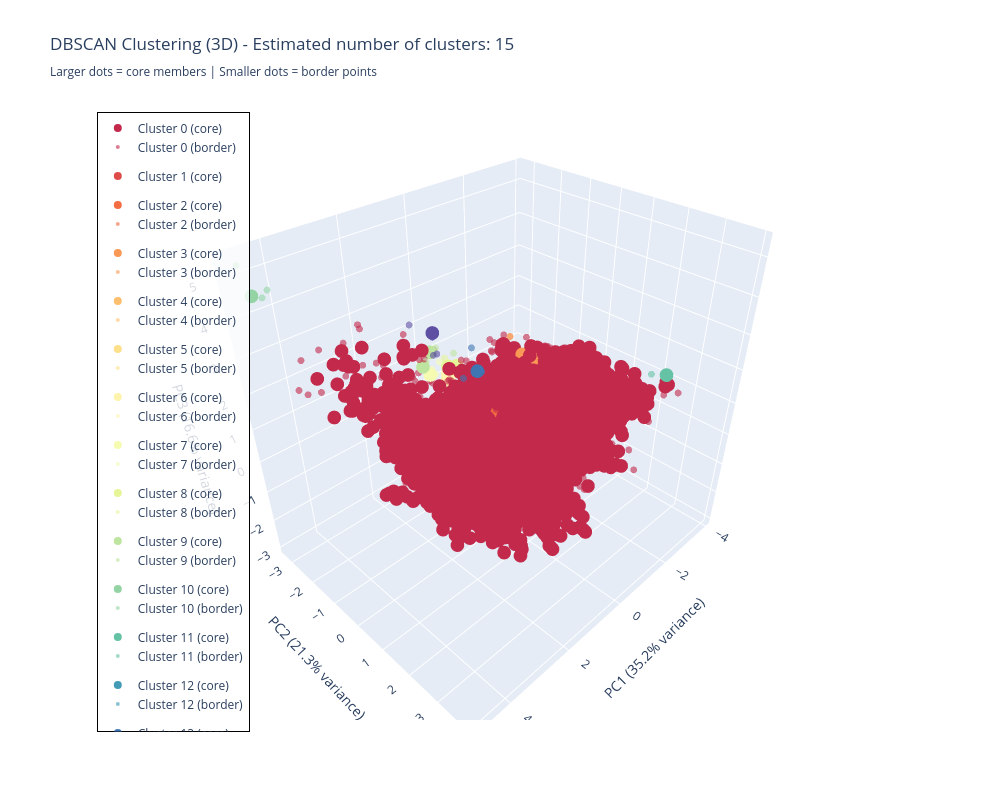

Notebook code for this chart:
### Code cell
#Apply PCA to reduce to 3 dimensions for interactive visualization with Plotly
from sklearn.decomposition import PCA
import plotly.graph_objects as go

pca = PCA(n_components=3)
df_pca = pca.fit_transform(df_scaled)
df_pca = pd.DataFrame(df_pca, columns=['PC1', 'PC2', 'PC3'])

# Create traces for each cluster
fig = go.Figure()

unique_labels = set(labels)
colors_hex = [f'rgb{tuple([int(c*255) for c in plt.cm.Spectral(each)[:3]])}' 
              for each in np.linspace(0, 1, len(unique_labels))]

# Create a mapping of clusters to colors for legend
cluster_color_map = {}
for k, col_hex in zip(sorted(unique_labels), colors_hex):
    cluster_color_map[k] = col_hex

for k, col_hex in zip(sorted(unique_labels), colors_hex):
    if k == -1:
        continue  # Skip noise points for clarity
    class_member_mask = (labels == k)
    xy = df_pca[class_member_mask]
    
    # Get material indices for this cluster
    material_indices = df_slme[class_member_mask].index
    material_info = [f"Material ID: {idx}" for idx in material_indices]
    
    # Separate core and non-core points
    is_core = core_samples_mask[class_member_mask]
    
    # Plot core samples
    core_points = xy[is_core]
    core_materials = [material_info[i] for i, is_c in enumerate(is_core) if is_c]
    
    if len(core_points) > 0:
        fig.add_trace(go.Scatter3d(
            x=core_points['PC1'], y=core_points['PC2'], z=core_points['PC3'],
            mode='markers',
            name=f'Cluster {k} (core)',
            marker=dict(size=8, color=col_hex, opacity=1.0),
            text=core_materials,
            hovertemplate=f'<b>Cluster {k} (Core)</b><br>%{{text}}<br>PC1: %{{x:.3f}}<br>PC2: %{{y:.3f}}<br>PC3: %{{z:.3f}}<extra></extra>',
            legendgroup=f'cluster_{k}',
            showlegend=True
        ))
    
    # Plot non-core samples
    non_core_points = xy[~is_core]
    non_core_materials = [material_info[i] for i, is_nc in enumerate(is_core) if not is_nc]
    
    if len(non_core_points) > 0:
        fig.add_trace(go.Scatter3d(
            x=non_core_points['PC1'], y=non_core_points['PC2'], z=non_core_points['PC3'],
            mode='markers',
            name=f'Cluster {k} (border)',
            marker=dict(size=4, color=col_hex, opacity=0.6),
            text=non_core_materials,
            hovertemplate=f'<b>Cluster {k} (Border)</b><br>%{{text}}<br>PC1: %{{x:.3f}}<br>PC2: %{{y:.3f}}<br>PC3: %{{z:.3f}}<extra></extra>',
            legendgroup=f'cluster_{k}',
            showlegend=True
        ))

n_clusters_ = len(set(labels)) - (1 if -1 in labels else 0)
fig.update_layout(
    title=f'DBSCAN Clustering (3D) - Estimated number of clusters: {n_clusters_}<br><sub>Larger dots = core members | Smaller dots = border points</sub>',
    scene=dict(
        xaxis_title=f'PC1 ({pca.explained_variance_ratio_[0]*100:.1f}% variance)',
        yaxis_title=f'PC2 ({pca.explained_variance_ratio_[1]*100:.1f}% variance)',
        zaxis_title=f'PC3 ({pca.explained_variance_ratio_[2]*100:.1f}% variance)'
    ),
    width=1000,
    height=800,
    hovermode='closest',
    showlegend=True,
    legend=dict(
        x=0.02,
        y=0.98,
        bgcolor='rgba(255, 255, 255, 0.8)',
        bordercolor='Black',
        borderwidth=1
    )
)
fig.show()

# Print label explanation
print("=" * 60)
print("DBSCAN Label Explanation:")
print("=" * 60)
print(f"Each point in the plot has a cluster label:")
print(f"  • Labels 0, 1, 2, ... = Cluster membership numbers")
print(f"  • Label -1 = Noise points (outliers not assigned to any cluster)")
print(f"\nPoint Types:")
print(f"  • Core members (larger dots): Points at the center of clusters")
print(f"  • Border points (smaller dots): Points on the edges of clusters")
print(f"\nCurrent Clustering Results:")
print(f"  • Number of clusters found: {n_clusters_}")
print(f"  • Number of noise points: {sum(labels == -1)}")
print(f"  • Total materials analyzed: {len(labels)}")
print("=" * 60)

### Figure 1 — Plotly figure (JSON) as saved in the notebook; plotly's stock layout.template omitted (floating-point values rounded to 4 significant figures; data arrays with more than 128 entries replaced by an {"elided": "..."} marker saying what was removed)
{"data": [{"hovertemplate": "<b>Cluster 0 (Core)</b><br>%{text}<br>PC1: %{x:.3f}<br>PC2: %{y:.3f}<br>PC3: %{z:.3f}<extra></extra>", "legendgroup": "cluster_0", "marker": {"color": "rgb(194, 41, 74)", "opacity": 1, "size": 8}, "mode": "markers", "name": "Cluster 0 (core)", "showlegend": true, "text": {"elided": "8665 str values"}, "type": "scatter3d", "x": {"elided": "8665 float values"}, "y": {"elided": "8665 float values"}, "z": {"elided": "8665 float values"}}, {"hovertemplate": "<b>Cluster 0 (Border)</b><br>%{text}<br>PC1: %{x:.3f}<br>PC2: %{y:.3f}<br>PC3: %{z:.3f}<extra></extra>", "legendgroup": "cluster_0", "marker": {"color": "rgb(194, 41, 74)", "opacity": 0.6, "size": 4}, "mode": "markers", "name": "Cluster 0 (border)", "showlegend": true, "text": {"elided": "363 str values"}, "type": "scatter3d", "x": {"elided": "363 float values"}, "y": {"elided": "363 float values"}, "z": {"elided": "363 float values"}}, {"hovertemplate": "<b>Cluster 1 (Core)</b><br>%{text}<br>PC1: %{x:.3f}<br>PC2: %{y:.3f}<br>PC3: %{z:.3f}<extra></extra>", "legendgroup": "cluster_1", "marker": {"color": "rgb(223, 77, 75)", "opacity": 1, "size": 8}, "mode": "markers", "name": "Cluster 1 (core)", "showlegend": true, "text": ["Material ID: 45", "Material ID: 17825", "Material ID: 19949", "Material ID: 20257", "Material ID: 34410", "Material ID: 34453", "Material ID: 34551", "Material ID: 35404", "Material ID: 36152", "Material ID: 36185", "Material ID: 36227", "Material ID: 36254", "Material ID: 44169", "Material ID: 45622"], "type": "scatter3d", "x": [1.426, 1.28, 1.449, 1.332, 1.426, 1.426, 1.009, 1.017, 0.9115, 0.8628, 1.435, 1.426, 0.9608, 1.378], "y": [-1.734, -1.812, -1.839, -1.766, -1.734, -1.735, -2.18, -2.198, -2.228, -2.255, -1.762, -1.734, -2.203, -1.759], "z": [-1.304, -1.479, -1.372, -1.411, -1.304, -1.304, -1.184, -1.187, -1.301, -1.359, -1.308, -1.304, -1.242, -1.362]}, {"hovertemplate": "<b>Cluster 2 (Core)</b><br>%{text}<br>PC1: %{x:.3f}<br>PC2: %{y:.3f}<br>PC3: %{z:.3f}<extra></extra>", "legendgroup": "cluster_2", "marker": {"color": "rgb(244, 109, 67)", "opacity": 1, "size": 8}, "mode": "markers", "name": "Cluster 2 (core)", "showlegend": true, "text": ["Material ID: 201", "Material ID: 15368", "Material ID: 22360", "Material ID: 30942", "Material ID: 34904", "Material ID: 35212", "Material ID: 38620", "Material ID: 38867", "Material ID: 43847", "Material ID: 63458"], "type": "scatter3d", "x": [0.3513, 0.2073, 0.3222, 0.3823, 0.3222, 0.4203, 0.4126, 0.3513, 0.4126, 0.4014], "y": [-0.07423, -0.2145, -0.1196, -0.07206, -0.1196, -0.04157, -0.05729, -0.07423, -0.05729, -0.1109], "z": [0.8219, 0.8307, 0.9494, 0.9441, 0.9494, 0.94, 0.941, 0.8219, 0.941, 0.9371]}, {"hovertemplate": "<b>Cluster 2 (Border)</b><br>%{text}<br>PC1: %{x:.3f}<br>PC2: %{y:.3f}<br>PC3: %{z:.3f}<extra></extra>", "legendgroup": "cluster_2", "marker": {"color": "rgb(244, 109, 67)", "opacity": 0.6, "size": 4}, "mode": "markers", "name": "Cluster 2 (border)", "showlegend": true, "text": ["Material ID: 34557"], "type": "scatter3d", "x": [0.3978], "y": [-0.2353], "z": [0.3825]}, {"hovertemplate": "<b>Cluster 3 (Core)</b><br>%{text}<br>PC1: %{x:.3f}<br>PC2: %{y:.3f}<br>PC3: %{z:.3f}<extra></extra>", "legendgroup": "cluster_3", "marker": {"color": "rgb(250, 152, 86)", "opacity": 1, "size": 8}, "mode": "markers", "name": "Cluster 3 (core)", "showlegend": true, "text": ["Material ID: 2802", "Material ID: 3115", "Material ID: 3277", "Material ID: 3663", "Material ID: 4089", "Material ID: 4767", "Material ID: 5482", "Material ID: 5558", "Material ID: 6721", "Material ID: 6827", "Material ID: 6925", "Material ID: 23076", "Material ID: 24993", "Material ID: 27371", "Material ID: 29555", "Material ID: 30643", "Material ID: 35167", "Material ID: 39425", "Material ID: 41344", "Material ID: 62856", "Material ID: 62914"], "type": "scatter3d", "x": [-1.523, -1.53, -1.533, -1.53, -1.53, -1.303, -1.407, -1.53, -1.38, -1.283, -1.523, -1.532, -1.41, -1.636, -1.636, -1.303, -1.281, -1.213, -1.53, -1.657, -1.362], "y": [-0.7711, -0.7747, -0.7739, -0.7747, -0.7747, -0.6135, -0.6986, -0.7747, -0.6772, -0.6777, -0.7705, -0.8508, -0.4053, -0.6252, -0.6254, -0.6132, -0.6752, -0.5657, -0.7752, -0.617, -0.6411], "z": [1.179, 1.179, 1.179, 1.179, 1.179, 1.167, 1.293, 1.179, 1.29, 1.199, 1.179, 1.449, 1.449, 1.408, 1.408, 1.168, 1.198, 1.287, 1.179, 1.387, 1.275]}, {"hovertemplate": "<b>Cluster 3 (Border)</b><br>%{text}<br>PC1: %{x:.3f}<br>PC2: %{y:.3f}<br>PC3: %{z:.3f}<extra></extra>", "legendgroup": "cluster_3", "marker": {"color": "rgb(250, 152, 86)", "opacity": 0.6, "size": 4}, "mode": "markers", "name": "Cluster 3 (border)", "showlegend": true, "text": ["Material ID: 11470", "Material ID: 25146"], "type": "scatter3d", "x": [-1.531, -1.531], "y": [-1.313, -1.313], "z": [1.818, 1.818]}, {"hovertemplate": "<b>Cluster 4 (Core)</b><br>%{text}<br>PC1: %{x:.3f}<br>PC2: %{y:.3f}<br>PC3: %{z:.3f}<extra></extra>", "legendgroup": "cluster_4", "marker": {"color": "rgb(253, 190, 110)", "opacity": 1, "size": 8}, "mode": "markers", "name": "Cluster 4 (core)", "showlegend": true, "text": ["Material ID: 3024", "Material ID: 23505", "Material ID: 23730", "Material ID: 34222", "Material ID: 35235", "Material ID: 46773"], "type": "scatter3d", "x": [-0.6162, 0.0366, -0.5668, -0.1797, 0.0366, -0.5668], "y": [-0.5512, -0.4931, -0.4279, -0.3552, -0.4931, -0.4279], "z": [0.5655, 0.2959, 0.853, 0.7512, 0.2959, 0.853]}, {"hovertemplate": "<b>Cluster 4 (Border)</b><br>%{text}<br>PC1: %{x:.3f}<br>PC2: %{y:.3f}<br>PC3: %{z:.3f}<extra></extra>", "legendgroup": "cluster_4", "marker": {"color": "rgb(253, 190, 110)", "opacity": 0.6, "size": 4}, "mode": "markers", "name": "Cluster 4 (border)", "showlegend": true, "text": ["Material ID: 32376", "Material ID: 34295", "Material ID: 36280", "Material ID: 43741", "Material ID: 46362"], "type": "scatter3d", "x": [-0.6821, -1.088, -0.6821, -0.0863, -1.158], "y": [-0.5108, -0.7692, -0.5108, -0.8703, -0.7981], "z": [0.9986, 0.6539, 0.9986, 0.3118, 0.5356]}, {"hovertemplate": "<b>Cluster 5 (Core)</b><br>%{text}<br>PC1: %{x:.3f}<br>PC2: %{y:.3f}<br>PC3: %{z:.3f}<extra></extra>", "legendgroup": "cluster_5", "marker": {"color": "rgb(254, 224, 139)", "opacity": 1, "size": 8}, "mode": "markers", "name": "Cluster 5 (core)", "showlegend": true, "text": ["Material ID: 3066", "Material ID: 43716"], "type": "scatter3d", "x": [-0.8494, -0.9595], "y": [-1.325, -1.284], "z": [-1.351, -1.343]}, {"hovertemplate": "<b>Cluster 5 (Border)</b><br>%{text}<br>PC1: %{x:.3f}<br>PC2: %{y:.3f}<br>PC3: %{z:.3f}<extra></extra>", "legendgroup": "cluster_5", "marker": {"color": "rgb(254, 224, 139)", "opacity": 0.6, "size": 4}, "mode": "markers", "name": "Cluster 5 (border)", "showlegend": true, "text": ["Material ID: 2271", "Material ID: 4697", "Material ID: 5347"], "type": "scatter3d", "x": [-1.389, -0.725, -0.725], "y": [-1.533, -1.154, -1.154], "z": [-1.16, -1.04, -1.04]}, {"hovertemplate": "<b>Cluster 6 (Core)</b><br>%{text}<br>PC1: %{x:.3f}<br>PC2: %{y:.3f}<br>PC3: %{z:.3f}<extra></extra>", "legendgroup": "cluster_6", "marker": {"color": "rgb(254, 244, 173)", "opacity": 1, "size": 8}, "mode": "markers", "name": "Cluster 6 (core)", "showlegend": true, "text": ["Material ID: 6706", "Material ID: 28070", "Material ID: 33513", "Material ID: 34842", "Material ID: 35103", "Material ID: 35126", "Material ID: 35154", "Material ID: 36353"], "type": "scatter3d", "x": [-0.9058, -0.8012, -0.9226, -0.9226, -1.027, -0.9194, -0.8981, -0.8707], "y": [-3.217, -3.145, -3.251, -3.251, -3.305, -3.247, -3.21, -3.209], "z": [-0.06501, -0.07583, 0.0618, 0.0618, -0.05392, 0.0619, -0.06567, 0.05741]}, {"hovertemplate": "<b>Cluster 6 (Border)</b><br>%{text}<br>PC1: %{x:.3f}<br>PC2: %{y:.3f}<br>PC3: %{z:.3f}<extra></extra>", "legendgroup": "cluster_6", "marker": {"color": "rgb(254, 244, 173)", "opacity": 0.6, "size": 4}, "mode": "markers", "name": "Cluster 6 (border)", "showlegend": true, "text": ["Material ID: 20112"], "type": "scatter3d", "x": [-1.14], "y": [-2.76], "z": [0.172]}, {"hovertemplate": "<b>Cluster 7 (Core)</b><br>%{text}<br>PC1: %{x:.3f}<br>PC2: %{y:.3f}<br>PC3: %{z:.3f}<extra></extra>", "legendgroup": "cluster_7", "marker": {"color": "rgb(246, 251, 178)", "opacity": 1, "size": 8}, "mode": "markers", "name": "Cluster 7 (core)", "showlegend": true, "text": ["Material ID: 20062"], "type": "scatter3d", "x": [0.9266], "y": [-1.789], "z": [1.479]}, {"hovertemplate": "<b>Cluster 7 (Border)</b><br>%{text}<br>PC1: %{x:.3f}<br>PC2: %{y:.3f}<br>PC3: %{z:.3f}<extra></extra>", "legendgroup": "cluster_7", "marker": {"color": "rgb(246, 251, 178)", "opacity": 0.6, "size": 4}, "mode": "markers", "name": "Cluster 7 (border)", "showlegend": true, "text": ["Material ID: 35570", "Material ID: 37710", "Material ID: 45645"], "type": "scatter3d", "x": [0.6035, 0.7297, 0.6223], "y": [-2.101, -1.8, -1.769], "z": [1.369, 1.401, 1.747]}, {"hovertemplate": "<b>Cluster 8 (Core)</b><br>%{text}<br>PC1: %{x:.3f}<br>PC2: %{y:.3f}<br>PC3: %{z:.3f}<extra></extra>", "legendgroup": "cluster_8", "marker": {"color": "rgb(230, 245, 152)", "opacity": 1, "size": 8}, "mode": "markers", "name": "Cluster 8 (core)", "showlegend": true, "text": ["Material ID: 22251", "Material ID: 37294", "Material ID: 37331"], "type": "scatter3d", "x": [-0.4519, -0.01035, -0.4288], "y": [-2.314, -2.183, -2.295], "z": [0.924, 1.161, 0.919]}, {"hovertemplate": "<b>Cluster 8 (Border)</b><br>%{text}<br>PC1: %{x:.3f}<br>PC2: %{y:.3f}<br>PC3: %{z:.3f}<extra></extra>", "legendgroup": "cluster_8", "marker": {"color": "rgb(230, 245, 152)", "opacity": 0.6, "size": 4}, "mode": "markers", "name": "Cluster 8 (border)", "showlegend": true, "text": ["Material ID: 6610", "Material ID: 37471"], "type": "scatter3d", "x": [-0.1704, -0.1656], "y": [-1.957, -2.486], "z": [1.11, 1.216]}, {"hovertemplate": "<b>Cluster 9 (Core)</b><br>%{text}<br>PC1: %{x:.3f}<br>PC2: %{y:.3f}<br>PC3: %{z:.3f}<extra></extra>", "legendgroup": "cluster_9", "marker": {"color": "rgb(190, 229, 160)", "opacity": 1, "size": 8}, "mode": "markers", "name": "Cluster 9 (core)", "showlegend": true, "text": ["Material ID: 23817", "Material ID: 52007"], "type": "scatter3d", "x": [0.7328, 1.248], "y": [-1.979, -1.659], "z": [1.996, 1.925]}, {"hovertemplate": "<b>Cluster 9 (Border)</b><br>%{text}<br>PC1: %{x:.3f}<br>PC2: %{y:.3f}<br>PC3: %{z:.3f}<extra></extra>", "legendgroup": "cluster_9", "marker": {"color": "rgb(190, 229, 160)", "opacity": 0.6, "size": 4}, "mode": "markers", "name": "Cluster 9 (border)", "showlegend": true, "text": ["Material ID: 23310", "Material ID: 24452", "Material ID: 38506", "Material ID: 39850", "Material ID: 50039"], "type": "scatter3d", "x": [0.3734, 1.282, 0.7899, 1.24, 0.669], "y": [-1.472, -1.073, -2.099, -1.722, -1.825], "z": [2.03, 1.618, 1.684, 1.97, 2.163]}, {"hovertemplate": "<b>Cluster 10 (Core)</b><br>%{text}<br>PC1: %{x:.3f}<br>PC2: %{y:.3f}<br>PC3: %{z:.3f}<extra></extra>", "legendgroup": "cluster_10", "marker": {"color": "rgb(148, 212, 164)", "opacity": 1, "size": 8}, "mode": "markers", "name": "Cluster 10 (core)", "showlegend": true, "text": ["Material ID: 29122"], "type": "scatter3d", "x": [4.862], "y": [-2.653], "z": [4.815]}, {"hovertemplate": "<b>Cluster 10 (Border)</b><br>%{text}<br>PC1: %{x:.3f}<br>PC2: %{y:.3f}<br>PC3: %{z:.3f}<extra></extra>", "legendgroup": "cluster_10", "marker": {"color": "rgb(148, 212, 164)", "opacity": 0.6, "size": 4}, "mode": "markers", "name": "Cluster 10 (border)", "showlegend": true, "text": ["Material ID: 22520", "Material ID: 22980", "Material ID: 23528", "Material ID: 29499"], "type": "scatter3d", "x": [4.459, 4.814, 4.814, 4.614], "y": [-2.718, -3.17, -3.17, -2.7], "z": [4.793, 5.322, 5.322, 4.671]}, {"hovertemplate": "<b>Cluster 11 (Core)</b><br>%{text}<br>PC1: %{x:.3f}<br>PC2: %{y:.3f}<br>PC3: %{z:.3f}<extra></extra>", "legendgroup": "cluster_11", "marker": {"color": "rgb(102, 194, 165)", "opacity": 1, "size": 8}, "mode": "markers", "name": "Cluster 11 (core)", "showlegend": true, "text": ["Material ID: 30933"], "type": "scatter3d", "x": [-2.869], "y": [2.833], "z": [1.846]}, {"hovertemplate": "<b>Cluster 11 (Border)</b><br>%{text}<br>PC1: %{x:.3f}<br>PC2: %{y:.3f}<br>PC3: %{z:.3f}<extra></extra>", "legendgroup": "cluster_11", "marker": {"color": "rgb(102, 194, 165)", "opacity": 0.6, "size": 4}, "mode": "markers", "name": "Cluster 11 (border)", "showlegend": true, "text": ["Material ID: 20536", "Material ID: 28068", "Material ID: 29656", "Material ID: 54157"], "type": "scatter3d", "x": [-2.906, -2.464, -2.691, -2.336], "y": [2.736, 3.127, 2.513, 3.137], "z": [1.824, 2.098, 1.807, 2.23]}, {"hovertemplate": "<b>Cluster 12 (Core)</b><br>%{text}<br>PC1: %{x:.3f}<br>PC2: %{y:.3f}<br>PC3: %{z:.3f}<extra></extra>", "legendgroup": "cluster_12", "marker": {"color": "rgb(67, 155, 181)", "opacity": 1, "size": 8}, "mode": "markers", "name": "Cluster 12 (core)", "showlegend": true, "text": ["Material ID: 34428"], "type": "scatter3d", "x": [-1.24], "y": [-0.8377], "z": [0.4181]}, {"hovertemplate": "<b>Cluster 12 (Border)</b><br>%{text}<br>PC1: %{x:.3f}<br>PC2: %{y:.3f}<br>PC3: %{z:.3f}<extra></extra>", "legendgroup": "cluster_12", "marker": {"color": "rgb(67, 155, 181)", "opacity": 0.6, "size": 4}, "mode": "markers", "name": "Cluster 12 (border)", "showlegend": true, "text": ["Material ID: 34714", "Material ID: 73120"], "type": "scatter3d", "x": [-1.425, -1.235], "y": [-0.9341, -0.987], "z": [0.1844, 0.108]}, {"hovertemplate": "<b>Cluster 13 (Core)</b><br>%{text}<br>PC1: %{x:.3f}<br>PC2: %{y:.3f}<br>PC3: %{z:.3f}<extra></extra>", "legendgroup": "cluster_13", "marker": {"color": "rgb(64, 117, 180)", "opacity": 1, "size": 8}, "mode": "markers", "name": "Cluster 13 (core)", "showlegend": true, "text": ["Material ID: 35589"], "type": "scatter3d", "x": [1.105], "y": [0.1903], "z": [2.559]}, {"hovertemplate": "<b>Cluster 13 (Border)</b><br>%{text}<br>PC1: %{x:.3f}<br>PC2: %{y:.3f}<br>PC3: %{z:.3f}<extra></extra>", "legendgroup": "cluster_13", "marker": {"color": "rgb(64, 117, 180)", "opacity": 0.6, "size": 4}, "mode": "markers", "name": "Cluster 13 (border)", "showlegend": true, "text": ["Material ID: 30701", "Material ID: 32703", "Material ID: 43131"], "type": "scatter3d", "x": [1.143, 1.102, 1.277], "y": [0.04833, 0.3362, -0.1106], "z": [3.141, 2.597, 2.297]}, {"hovertemplate": "<b>Cluster 14 (Core)</b><br>%{text}<br>PC1: %{x:.3f}<br>PC2: %{y:.3f}<br>PC3: %{z:.3f}<extra></extra>", "legendgroup": "cluster_14", "marker": {"color": "rgb(94, 79, 162)", "opacity": 1, "size": 8}, "mode": "markers", "name": "Cluster 14 (core)", "showlegend": true, "text": ["Material ID: 51493"], "type": "scatter3d", "x": [0.5458], "y": [-2.074], "z": [2.451]}, {"hovertemplate": "<b>Cluster 14 (Border)</b><br>%{text}<br>PC1: %{x:.3f}<br>PC2: %{y:.3f}<br>PC3: %{z:.3f}<extra></extra>", "legendgroup": "cluster_14", "marker": {"color": "rgb(94, 79, 162)", "opacity": 0.6, "size": 4}, "mode": "markers", "name": "Cluster 14 (border)", "showlegend": true, "text": ["Material ID: 52221", "Material ID: 63061", "Material ID: 63264", "Material ID: 66856"], "type": "scatter3d", "x": [0.667, 0.8732, 0.7721, 0.7752], "y": [-1.79, -2.587, -1.808, -1.798], "z": [1.996, 2.609, 1.993, 2.524]}], "layout": {"height": 800, "hovermode": "closest", "legend": {"bgcolor": "rgba(255, 255, 255, 0.8)", "bordercolor": "Black", "borderwidth": 1, "x": 0.02, "y": 0.98}, "scene": {"xaxis": {"title": {"text": "PC1 (35.2% variance)"}}, "yaxis": {"title": {"text": "PC2 (21.3% variance)"}}, "zaxis": {"title": {"text": "PC3 (16.6% variance)"}}}, "showlegend": true, "title": {"text": "DBSCAN Clustering (3D) - Estimated number of clusters: 15<br><sub>Larger dots = core members | Smaller dots = border points</sub>"}, "width": 1000}}
